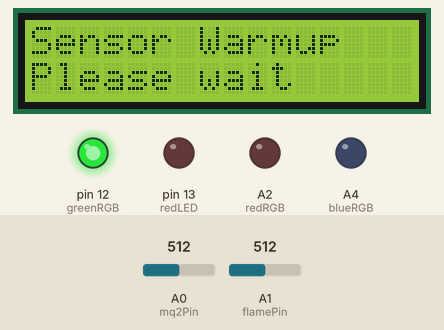
Recording of a program running on a simulated Arduino Uno, built with avr-gcc and run on an emulated ATmega328P. Shown: 16×2 character LCD, output pins drawn as LEDs (lit = HIGH). The test bench sets the inputs (shaded band); at power-on: A0 (mq2Pin) = 512, A1 (flamePin) = 512. The modem accepts every AT command (registered, SIM ready, sends succeed) and sends nothing else; the audio player accepts every command and is not drawn; what the program prints to the serial monitor is not drawn.

Above: at 2.1 s.
At 18.3 s:
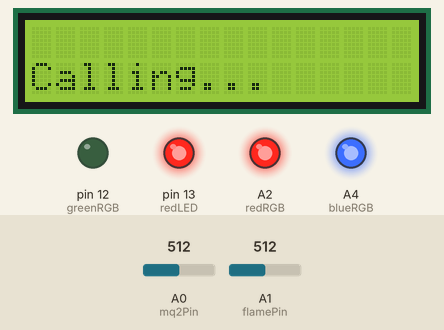
18.4 s: A0 (mq2Pin) set to 388
30.5 s: A0 (mq2Pin) set to 367
At 37.7 s:
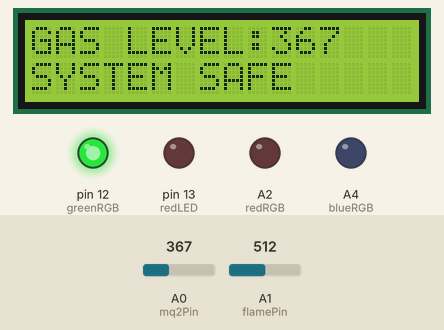
42.6 s: A1 (flamePin) set to 584
54.7 s: A1 (flamePin) set to 614
At 58.0 s:
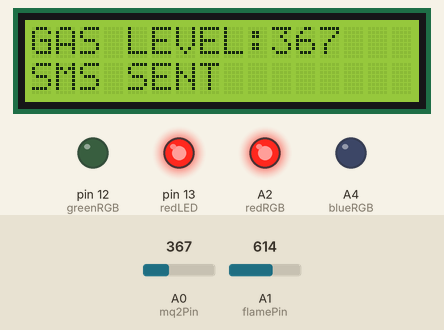
66.8 s: A1 (flamePin) set to 590
At 72.5 s:
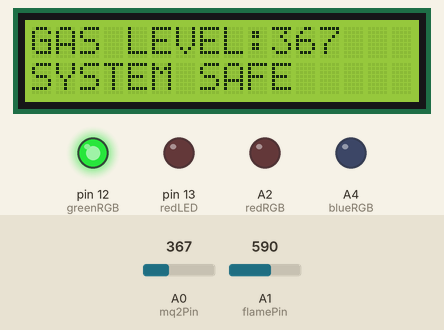
Timing chart, 0 to 74.0 s (numbered marks = the images above; inputs shaded):
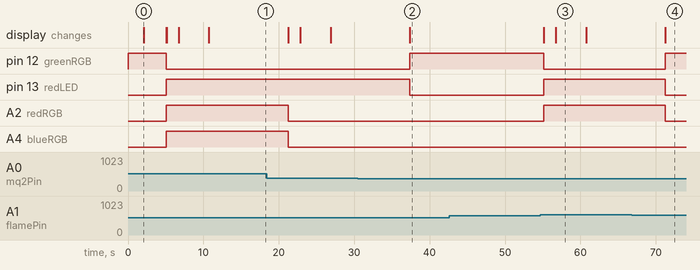

Measured:
- the behaviour switches between 380 and 379 on A0 (mq2Pin) (found by bisection; images 1 and 2)
- the behaviour switches between 599 and 600 on A1 (flamePin) (found by bisection; images 2 and 3)
- after the input at 30.5 s, pin 13 (redLED): HIGH → LOW after 6.9 s; A2 (redRGB): stays LOW (without the input it goes to HIGH after 6.9 s); the display: changes after 6.9 s (image 2)
- after the input at 42.6 s, every drawn part: stays the same
- after the input at 54.7 s, pin 12 (greenRGB): HIGH → LOW after 0.42 s; pin 13 (redLED), A2 (redRGB): LOW → HIGH after 0.42 s; the display: first changes after 0.47 s (image 3 shows a later state)
- after the input at 66.8 s, pin 12 (greenRGB): LOW → HIGH after 4.5 s; pin 13 (redLED): HIGH → LOW after 4.5 s; the display: changes after 4.5 s (image 4)
- what the display in image 0 shows lasts 3.0 s, from 2.1 s to 5.1 s
- what the display in image 3 shows lasts 4.1 s, from 56.7 s to 60.8 s

The program:

main.cpp
```cpp
#include <Arduino.h>
#include <LiquidCrystal.h>
#include <SoftwareSerial.h>
#include <DFRobotDFPlayerMini.h>

// ================= PIN DEFINITIONS =================
LiquidCrystal lcd(4,5,6,7,8,9);

const int mq2Pin = A0;      // Smoke/Gas sensor
const int flamePin = A1;    // Flame sensor

const int redRGB = A2;
const int greenRGB = 12;
const int blueRGB = A4;

const int redLED = 13;

// ================= DFPLAYER =================
SoftwareSerial dfSerial(10,11);
DFRobotDFPlayerMini player;

// ================= SIM800L =================
SoftwareSerial sim800(3,2); // RX, TX pins
const char phoneNumber[] = "+254797933796"; // Replace with your number

// ================= THRESHOLDS =================
const int SMOKE_THRESHOLD = 380;
const int GAS_THRESHOLD   = 420;
const int FIRE_THRESHOLD  = 600;

// ================= RGB BLINK =================
unsigned long lastBlink = 0;
const unsigned long BLINK_INTERVAL = 500;
bool blinkState = false;

void setRGB(int r,int g,int b){
  digitalWrite(redRGB,r);
  digitalWrite(greenRGB,g);
  digitalWrite(blueRGB,b);
}

void blinkRGB(int r,int g,int b){
  if(millis() - lastBlink >= BLINK_INTERVAL){
    lastBlink = millis();
    blinkState = !blinkState;
    if(blinkState)
      setRGB(r,g,b);
    else
      setRGB(0,0,0);
  }
}

void setup(){
  Serial.begin(9600);
  sim800.begin(9600);
  dfSerial.begin(9600);
  lcd.begin(16,2);

  pinMode(redRGB,OUTPUT);
  pinMode(greenRGB,OUTPUT);
  pinMode(blueRGB,OUTPUT);
  pinMode(redLED,OUTPUT);
  pinMode(flamePin,INPUT);

  setRGB(0,1,0); // GREEN = SAFE

  lcd.print("Smart Safety Sys");
  lcd.setCursor(0,1);
  lcd.print("Initializing..");
  delay(1000);

  player.begin(dfSerial);
  player.volume(30);

  // Test SIM800L
  sim800.println("AT");
  delay(500);

  lcd.clear();
  lcd.print("Sensor Warmup");
  lcd.setCursor(0,1);
  lcd.print("Please wait");
  delay(3000);
  lcd.clear();
}

void loop(){
  int gasValue = analogRead(mq2Pin);
  int flameValue = analogRead(flamePin);

  Serial.print("Gas:"); Serial.print(gasValue);
  Serial.print(" Flame:"); Serial.println(flameValue);

  int currentState = 0;
  if(flameValue >= FIRE_THRESHOLD) currentState = 3;
  else if(gasValue >= GAS_THRESHOLD) currentState = 2;
  else if(gasValue >= SMOKE_THRESHOLD) currentState = 1;
  else currentState = 0;

  // ===== SYSTEM ACTIONS =====
  switch(currentState){
    case 0: // SAFE
      digitalWrite(redLED,LOW);
      setRGB(0,1,0);
      lcd.home();
      lcd.print("GAS LEVEL:");
      lcd.print(gasValue);
      lcd.setCursor(0,1);
      lcd.print("SYSTEM SAFE    ");
      break;

    case 1: // SMOKE
    case 2: // GAS
    case 3: // FIRE
      digitalWrite(redLED,HIGH);
      if(currentState==1) blinkRGB(1,1,0);
      if(currentState==2) blinkRGB(1,0,1);
      if(currentState==3) blinkRGB(1,0,0);

      // Play alarm once
      player.play(1);

      // Prepare SMS message
      String msg;
      if(currentState == 1) msg = "ALERT: Hazard detected! Please check immediately.!";
      if(currentState == 2) msg = "ALERT: Hazard detected! Please check immediately.!";
      if(currentState == 3) msg = "ALERT: Hazard detected! Please check immediately.!";

      // ===== SEND SMS =====
      lcd.setCursor(0,1);
      lcd.print("Sending SMS...  ");
      sim800.println("AT+CMGF=1");
      delay(500);
      sim800.print("AT+CMGS=\"");
      sim800.print(phoneNumber);
      sim800.println("\"");
      delay(500);
      sim800.print(msg);
      delay(500);
      sim800.write(26); // CTRL+Z to send
      lcd.setCursor(0,1);
      lcd.print("SMS SENT        ");
      Serial.println("SMS Sent: " + msg);

      // ===== WAIT 4 SECONDS THEN CALL =====
      delay(4000);
      lcd.setCursor(0,1);
      lcd.print("Calling...      ");
      sim800.print("ATD");
      sim800.print(phoneNumber);
      sim800.println(";");
      Serial.println("Calling " + String(phoneNumber));

      // Wait a bit so alarm/call has time before next loop
      delay(10000); // 10 seconds before reading sensors again
      break;
  }

  delay(500); // short delay for stable readings
}
```
